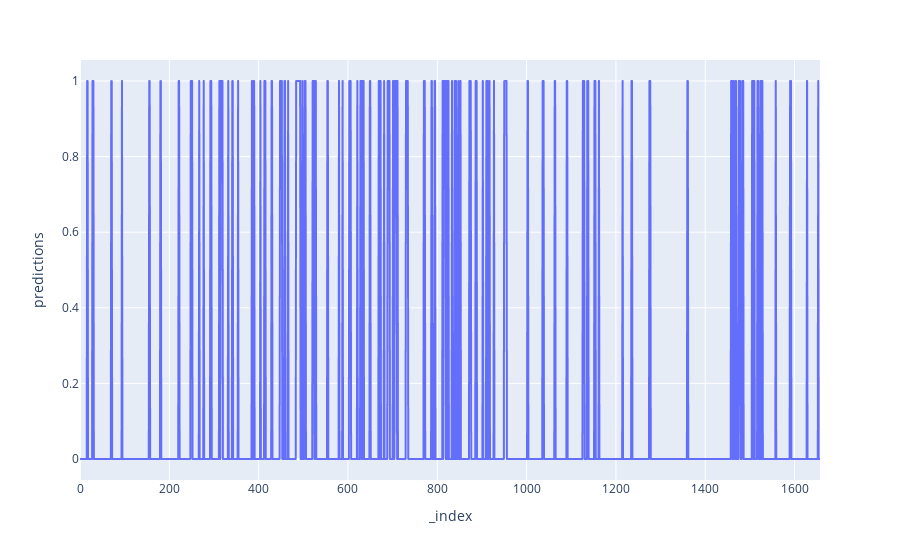

Notebook code cell kept with this figure:
### Code cell
fig = px.line(df_plot, x=df_plot.index, y="predictions")
fig.show()

# for i in range(len(df_plot)):
#     if df_plot.iloc[i, 8] == 1:
#         plt.annotate('.', (i, df_plot.iloc[i]['price_close']), fontsize=4)
# # plt.tight_layout()
# # plt.savefig('result_plot.png')

### Figure 1 — Plotly figure (JSON) as saved in the notebook; plotly's stock layout.template omitted (floating-point values rounded to 4 significant figures; data arrays with more than 128 entries replaced by an {"elided": "..."} marker saying what was removed)
{"data": [{"hovertemplate": "_index=%{x}<br>predictions=%{y}<extra></extra>", "legendgroup": "", "line": {"color": "#636efa", "dash": "solid"}, "mode": "lines", "name": "", "showlegend": false, "type": "scattergl", "x": {"elided": "1658 int values"}, "xaxis": "x", "y": {"elided": "1658 int values"}, "yaxis": "y"}], "layout": {"legend": {"tracegroupgap": 0}, "margin": {"t": 60}, "xaxis": {"anchor": "y", "domain": [0, 1], "title": {"text": "_index"}}, "yaxis": {"anchor": "x", "domain": [0, 1], "title": {"text": "predictions"}}}}
